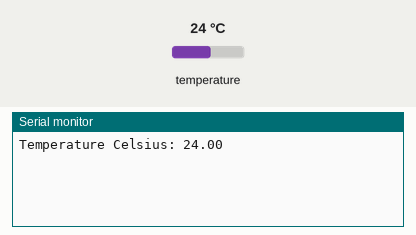
Recording of a sketch running on a simulated ESP32. Parts: the last lines printed to the serial monitor. The inputs (shaded band) are chosen by the test bench; at power-on: temperature 24 °C. A WiFi scan finds three made-up networks.

Above: at 3.2 s.
3.3 s: temperature set to 12 °C
At 4.2 s:
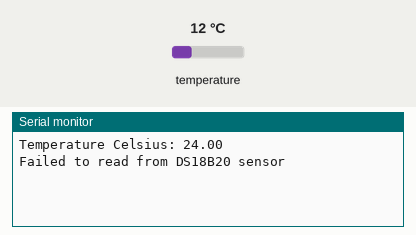
5.7 s: temperature set to 19 °C
At 7.9 s:
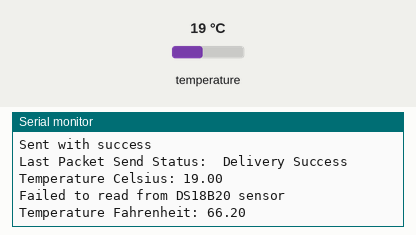
Timing chart, 0 to 9.4 s (numbered marks = the images above; inputs shaded):
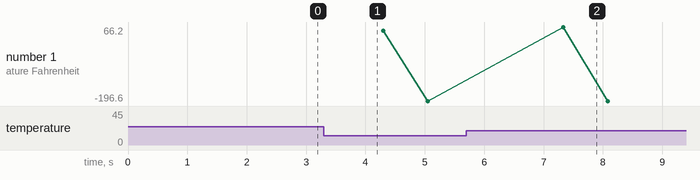

The sketch:

senderboard1.ino
```cpp
 //MAC ADDRESS 08:3A:F2:8F:CF:74

#include <esp_now.h>
#include <esp_wifi.h>
#include <WiFi.h>
#include <OneWire.h>
#include <DallasTemperature.h>

// Set your Board ID (ESP32 Sender #1 = BOARD_ID 1, ESP32 Sender #2 = BOARD_ID 2, etc)
#define BOARD_ID 1

// Data wire is connected to GPIO 4
#define ONE_WIRE_BUS 4

// Data wire is connected to GPIO 4
#define ONE_WIRE_BUS 4

// Setup a oneWire instance to communicate with any OneWire devices
OneWire oneWire(ONE_WIRE_BUS);

// Pass our oneWire reference to Dallas Temperature sensor
DallasTemperature sensors(&oneWire);

//MAC Address of the receiver
uint8_t broadcastAddress[] = {0xFF, 0xFF, 0xFF, 0xFF, 0xFF, 0xFF};

//Structure example to send data
//Must match the receiver structure
typedef struct struct_message {
    int id;
    float tempC1;
    float tempC2;
    float tempF1;
    float tempF2;
    int readingId;
} struct_message;

//Create a struct_message called myData
struct_message myData;

unsigned long previousMillis = 0;   // Stores last time temperature was published
const long interval = 1000;        // Interval at which to publish sensor readings

unsigned int readingId = 0;

// Insert your SSID
constexpr char WIFI_SSID[] = "CALVIN-Student";

int32_t getWiFiChannel(const char *ssid) {
  if (int32_t n = WiFi.scanNetworks()) {
      for (uint8_t i=0; i<n; i++) {
          if (!strcmp(ssid, WiFi.SSID(i).c_str())) {
              return WiFi.channel(i);
          }
      }
  }
  return 0;
}

// ====================================================================================================
float readDSTemperatureCfloat(int index) {
  // Call sensors.requestTemperatures() to issue a global temperature and Requests to all devices on the bus
  sensors.requestTemperatures();
  float tempC = sensors.getTempCByIndex(index);
  if(tempC == -127.00) {
    Serial.println("Failed to read from DS18B20 sensor");
    return -127.00;
  } else {

    Serial.print("Temperature Celsius: ");
    Serial.println(tempC);
  }
  return tempC;
}
// ====================================================================================================
float readDSTemperatureFfloat(int index) {
  // Call sensors.requestTemperatures() to issue a global temperature and Requests to all devices on the bus
  sensors.requestTemperatures();
  float tempF = sensors.getTempFByIndex(index);
  if(tempF == -196.00) {
    Serial.println("Failed to read from DS18B20 sensor");
    return -196.00;
  } else {

    Serial.print("Temperature Fahrenheit: ");
    Serial.println(tempF);
  }
  return tempF;
}
// ====================================================================================================


// callback when data is sent
void OnDataSent(const uint8_t *mac_addr, esp_now_send_status_t status) {
  Serial.print("\r\nLast Packet Send Status:\t");
  Serial.println(status == ESP_NOW_SEND_SUCCESS ? "Delivery Success" : "Delivery Fail");
}

void setup() {
  //Init Serial Monitor
  Serial.begin(115200);
  sensors.begin();

  // Set device as a Wi-Fi Station and set channel
  WiFi.mode(WIFI_STA);

  int32_t channel = getWiFiChannel(WIFI_SSID);

  WiFi.printDiag(Serial); // Uncomment to verify channel number before
  esp_wifi_set_promiscuous(true);
  esp_wifi_set_channel(channel, WIFI_SECOND_CHAN_NONE);
  esp_wifi_set_promiscuous(false);
  WiFi.printDiag(Serial); // Uncomment to verify channel change after

  //Init ESP-NOW
  if (esp_now_init() != ESP_OK) {
    Serial.println("Error initializing ESP-NOW");
    return;
  }

  // Once ESPNow is successfully Init, we will register for Send CB to
  // get the status of Trasnmitted packet
  esp_now_register_send_cb(OnDataSent);

  //Register peer
  esp_now_peer_info_t peerInfo;
  memcpy(peerInfo.peer_addr, broadcastAddress, 6);
  peerInfo.encrypt = false;

  //Add peer
  if (esp_now_add_peer(&peerInfo) != ESP_OK){
    Serial.println("Failed to add peer");
    return;
  }
}

void loop() {
  unsigned long currentMillis = millis();
  if (currentMillis - previousMillis >= interval) {
    // Save the last time a new reading was published
    previousMillis = currentMillis;
    //Set values to send
    myData.id = BOARD_ID;
    myData.tempC1 = readDSTemperatureCfloat(0);
    myData.tempC2 = readDSTemperatureCfloat(1);
    myData.tempF1 = readDSTemperatureFfloat(0);
    myData.tempF2 = readDSTemperatureFfloat(1);
    myData.readingId = readingId++;
    Serial.println();
    //Send message via ESP-NOW
    esp_err_t result = esp_now_send(broadcastAddress, (uint8_t *) &myData, sizeof(myData));
    if (result == ESP_OK) {
      Serial.println("Sent with success");
    }
    else {
      Serial.println("Error sending the data");
    }
  }
}
```

Measured:
- after the input at 5.7 s, the serial monitor: prints a new line after 0.11 s (image 2)
- plotted number 1: -196.6 → 66.2 after the input at 5.7 s
